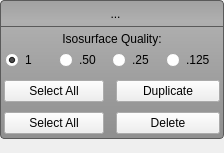
<?xml version="1.0" encoding="UTF-8"?>
<ui version="4.0">
 <class>GroupButtonMenu</class>
 <widget class="QWidget" name="GroupButtonMenu">
  <property name="geometry">
   <rect>
    <x>0</x>
    <y>0</y>
    <width>224</width>
    <height>149</height>
   </rect>
  </property>
  <property name="windowTitle">
   <string>GroupButtonMenu</string>
  </property>
  <property name="styleSheet">
   <string notr="true">
/*group_new_mask_button_ */
QToolButton#group_new_mask_button_{
	background-color: rgba(0, 0, 0, 0);
	border: 1px solid rgba(0, 0, 0, 0);
	margin: 0 0 0 0;
	padding: 0 0 0 0;
}
QToolButton#group_new_mask_button_:hover{
	background-color: rgba( 0, 0, 0, 30 ); border-radius: 3px;
}
QToolButton#group_new_mask_button_:pressed{
	background-color: rgb(233, 111, 53);
	border-radius: 3px;
	border: 1px solid rgb(142, 67, 32);
	margin: 0 0 0 0;
	padding: 0 0 0 0;
}

/* group_delete_button_ */
QToolButton#group_delete_button_{
	background-color: rgba(0, 0, 0, 0);
	border: 1px solid rgba(0, 0, 0, 0);
	margin: 0 0 0 0;
	padding: 0 0 0 0;
}
QToolButton#group_delete_button_:hover{
	background-color: rgba( 0, 0, 0, 30 ); border-radius: 3px;
}
QToolButton#group_delete_button_:checked{
	background-color: rgb(233, 111, 53);
	border-radius: 3px;
	border: 1px solid rgb(142, 67, 32);
	margin: 0 0 0 0;
	padding: 0 0 0 0;
}

/* group_iso_button_ */
QToolButton#group_iso_button_{
	background-color: rgba(0, 0, 0, 0);
	border: 1px solid rgba(0, 0, 0, 0);
	margin: 0 0 0 0;
	padding: 0 0 0 0;
}
QToolButton#group_iso_button_:hover{
	background-color: rgba( 0, 0, 0, 30 ); border-radius: 3px;
}
QToolButton#group_iso_button_:checked{
	background-color: rgb(233, 111, 53);
	border-radius: 3px;
	border: 1px solid rgb(142, 67, 32);
	margin: 0 0 0 0;
	padding: 0 0 0 0;
}

/* duplicate_layer_button_ */
QToolButton#duplicate_layer_button_{
	background-color: rgba(0, 0, 0, 0);
	border: 1px solid rgba(0, 0, 0, 0);
	margin: 0 0 0 0;
	padding: 0 0 0 0;
}
QToolButton#duplicate_layer_button_:hover{
	background-color: rgba( 0, 0, 0, 30 ); border-radius: 3px;
}
QToolButton#duplicate_layer_button_:checked{
	background-color: rgb(233, 111, 53);
	border-radius: 3px;
	border: 1px solid rgb(142, 67, 32);
	margin: 0 0 0 0;
	padding: 0 0 0 0;
}


QWidget#group_tools_{
	border-radius: 4px;
	border: 1px solid rgb(90, 90, 90);
	background-color: qlineargradient(spread:pad, x1:0.5, y1:0, x2:0.5, y2:0.960227, stop:0 rgba(161, 161, 161, 255), stop:0.155779 rgba(175, 175, 175, 255), stop:1 rgba(144, 144, 144, 255));
}

QWidget#buttons_{
	border-bottom: 1px solid rgb(90, 90, 90);
}</string>
  </property>
  <layout class="QVBoxLayout" name="verticalLayout">
   <property name="spacing">
    <number>0</number>
   </property>
   <property name="margin">
    <number>0</number>
   </property>
   <item>
    <widget class="QWidget" name="group_tools_" native="true">
     <layout class="QVBoxLayout" name="verticalLayout_10">
      <property name="spacing">
       <number>0</number>
      </property>
      <property name="margin">
       <number>0</number>
      </property>
      <item>
       <widget class="QWidget" name="buttons_" native="true">
        <property name="sizePolicy">
         <sizepolicy hsizetype="Preferred" vsizetype="Fixed">
          <horstretch>0</horstretch>
          <verstretch>0</verstretch>
         </sizepolicy>
        </property>
        <property name="minimumSize">
         <size>
          <width>0</width>
          <height>27</height>
         </size>
        </property>
        <property name="maximumSize">
         <size>
          <width>16777215</width>
          <height>27</height>
         </size>
        </property>
        <layout class="QHBoxLayout" name="horizontalLayout_2" stretch="0,0,0,0,1">
         <property name="spacing">
          <number>4</number>
         </property>
         <property name="leftMargin">
          <number>2</number>
         </property>
         <property name="topMargin">
          <number>3</number>
         </property>
         <property name="rightMargin">
          <number>2</number>
         </property>
         <property name="bottomMargin">
          <number>2</number>
         </property>
         <item>
          <spacer name="horizontalSpacer">
           <property name="orientation">
            <enum>Qt::Horizontal</enum>
           </property>
           <property name="sizeHint" stdset="0">
            <size>
             <width>40</width>
             <height>20</height>
            </size>
           </property>
          </spacer>
         </item>
         <item>
          <widget class="QToolButton" name="duplicate_layer_button_">
           <property name="toolTip">
            <string>Duplicate a layer</string>
           </property>
           <property name="text">
            <string>...</string>
           </property>
           <property name="icon">
            <iconset resource="../../Resources/QtResources.qrc">
             <normaloff>:/Images/DuplicateOff.png</normaloff>
             <normalon>:/Images/Duplicate.png</normalon>:/Images/DuplicateOff.png</iconset>
           </property>
           <property name="iconSize">
            <size>
             <width>35</width>
             <height>20</height>
            </size>
           </property>
           <property name="checkable">
            <bool>true</bool>
           </property>
          </widget>
         </item>
         <item>
          <widget class="QToolButton" name="group_iso_button_">
           <property name="minimumSize">
            <size>
             <width>0</width>
             <height>22</height>
            </size>
           </property>
           <property name="maximumSize">
            <size>
             <width>16777215</width>
             <height>22</height>
            </size>
           </property>
           <property name="toolTip">
            <string>Open the isosurface menu</string>
           </property>
           <property name="text">
            <string/>
           </property>
           <property name="icon">
            <iconset resource="../../Resources/QtResources.qrc">
             <normaloff>:/Images/IsosurfaceMenuOff.png</normaloff>
             <normalon>:/Images/IsosurfaceMenu.png</normalon>:/Images/IsosurfaceMenuOff.png</iconset>
           </property>
           <property name="iconSize">
            <size>
             <width>35</width>
             <height>20</height>
            </size>
           </property>
           <property name="checkable">
            <bool>true</bool>
           </property>
          </widget>
         </item>
         <item>
          <widget class="QToolButton" name="group_delete_button_">
           <property name="minimumSize">
            <size>
             <width>22</width>
             <height>22</height>
            </size>
           </property>
           <property name="maximumSize">
            <size>
             <width>22</width>
             <height>22</height>
            </size>
           </property>
           <property name="toolTip">
            <string>Delete a layer</string>
           </property>
           <property name="text">
            <string/>
           </property>
           <property name="icon">
            <iconset resource="../../Resources/QtResources.qrc">
             <normaloff>:/Images/Delete.png</normaloff>
             <normalon>:/Images/DeleteWhite.png</normalon>:/Images/Delete.png</iconset>
           </property>
           <property name="checkable">
            <bool>true</bool>
           </property>
          </widget>
         </item>
         <item>
          <widget class="QToolButton" name="group_new_mask_button_">
           <property name="minimumSize">
            <size>
             <width>22</width>
             <height>22</height>
            </size>
           </property>
           <property name="maximumSize">
            <size>
             <width>22</width>
             <height>22</height>
            </size>
           </property>
           <property name="toolTip">
            <string>Create a new mask layer</string>
           </property>
           <property name="text">
            <string/>
           </property>
           <property name="icon">
            <iconset resource="../../Resources/QtResources.qrc">
             <normaloff>:/Images/Add.png</normaloff>
             <normalon>:/Images/AddWhite.png</normalon>:/Images/Add.png</iconset>
           </property>
           <property name="iconSize">
            <size>
             <width>20</width>
             <height>20</height>
            </size>
           </property>
          </widget>
         </item>
        </layout>
       </widget>
      </item>
      <item>
       <widget class="QWidget" name="iso_quality_" native="true">
        <layout class="QVBoxLayout" name="verticalLayout_14" stretch="0,1">
         <property name="spacing">
          <number>2</number>
         </property>
         <property name="margin">
          <number>4</number>
         </property>
         <item>
          <widget class="QWidget" name="widget_19" native="true">
           <property name="minimumSize">
            <size>
             <width>0</width>
             <height>16</height>
            </size>
           </property>
           <layout class="QHBoxLayout" name="horizontalLayout_31">
            <property name="spacing">
             <number>0</number>
            </property>
            <property name="leftMargin">
             <number>4</number>
            </property>
            <property name="topMargin">
             <number>0</number>
            </property>
            <property name="rightMargin">
             <number>4</number>
            </property>
            <property name="bottomMargin">
             <number>0</number>
            </property>
            <item>
             <widget class="QLabel" name="label">
              <property name="sizePolicy">
               <sizepolicy hsizetype="Preferred" vsizetype="Fixed">
                <horstretch>0</horstretch>
                <verstretch>0</verstretch>
               </sizepolicy>
              </property>
              <property name="minimumSize">
               <size>
                <width>0</width>
                <height>16</height>
               </size>
              </property>
              <property name="text">
               <string>Isosurface Quality:</string>
              </property>
              <property name="alignment">
               <set>Qt::AlignCenter</set>
              </property>
             </widget>
            </item>
           </layout>
          </widget>
         </item>
         <item>
          <widget class="QWidget" name="widget_18" native="true">
           <property name="sizePolicy">
            <sizepolicy hsizetype="Preferred" vsizetype="MinimumExpanding">
             <horstretch>0</horstretch>
             <verstretch>0</verstretch>
            </sizepolicy>
           </property>
           <layout class="QHBoxLayout" name="horizontalLayout_24" stretch="1,1,1,1">
            <property name="spacing">
             <number>0</number>
            </property>
            <property name="margin">
             <number>1</number>
            </property>
            <item>
             <widget class="QRadioButton" name="radioButton_1_point_0">
              <property name="text">
               <string>1</string>
              </property>
              <property name="checked">
               <bool>true</bool>
              </property>
             </widget>
            </item>
            <item>
             <widget class="QRadioButton" name="radioButton_point_5">
              <property name="text">
               <string>.50</string>
              </property>
             </widget>
            </item>
            <item>
             <widget class="QRadioButton" name="radioButton_point_25">
              <property name="text">
               <string>.25</string>
              </property>
             </widget>
            </item>
            <item>
             <widget class="QRadioButton" name="radioButton_point_125">
              <property name="text">
               <string>.125</string>
              </property>
             </widget>
            </item>
           </layout>
          </widget>
         </item>
        </layout>
       </widget>
      </item>
      <item>
       <widget class="QWidget" name="duplicate_layers_" native="true">
        <property name="minimumSize">
         <size>
          <width>0</width>
          <height>32</height>
         </size>
        </property>
        <property name="maximumSize">
         <size>
          <width>16777215</width>
          <height>32</height>
         </size>
        </property>
        <layout class="QHBoxLayout" name="horizontalLayout_4">
         <property name="spacing">
          <number>12</number>
         </property>
         <property name="leftMargin">
          <number>4</number>
         </property>
         <property name="topMargin">
          <number>0</number>
         </property>
         <property name="rightMargin">
          <number>4</number>
         </property>
         <property name="bottomMargin">
          <number>0</number>
         </property>
         <item>
          <widget class="QPushButton" name="select_all_for_duplication_button_">
           <property name="maximumSize">
            <size>
             <width>100</width>
             <height>16777215</height>
            </size>
           </property>
           <property name="text">
            <string>Select All</string>
           </property>
           <property name="checkable">
            <bool>true</bool>
           </property>
          </widget>
         </item>
         <item>
          <widget class="QPushButton" name="duplicate_button_">
           <property name="text">
            <string>Duplicate</string>
           </property>
          </widget>
         </item>
        </layout>
       </widget>
      </item>
      <item>
       <widget class="QWidget" name="delete_" native="true">
        <layout class="QVBoxLayout" name="verticalLayout_8">
         <property name="spacing">
          <number>2</number>
         </property>
         <property name="margin">
          <number>0</number>
         </property>
         <item>
          <widget class="QWidget" name="widget_8" native="true">
           <property name="minimumSize">
            <size>
             <width>0</width>
             <height>32</height>
            </size>
           </property>
           <property name="maximumSize">
            <size>
             <width>16777215</width>
             <height>32</height>
            </size>
           </property>
           <layout class="QHBoxLayout" name="horizontalLayout_25">
            <property name="spacing">
             <number>12</number>
            </property>
            <property name="leftMargin">
             <number>4</number>
            </property>
            <property name="topMargin">
             <number>0</number>
            </property>
            <property name="rightMargin">
             <number>4</number>
            </property>
            <property name="bottomMargin">
             <number>0</number>
            </property>
            <item>
             <widget class="QPushButton" name="select_all_button_">
              <property name="maximumSize">
               <size>
                <width>100</width>
                <height>16777215</height>
               </size>
              </property>
              <property name="toolTip">
               <string>Select all layers in this group</string>
              </property>
              <property name="text">
               <string>Select All</string>
              </property>
              <property name="checkable">
               <bool>true</bool>
              </property>
             </widget>
            </item>
            <item>
             <widget class="QPushButton" name="delete_button_">
              <property name="text">
               <string>Delete</string>
              </property>
             </widget>
            </item>
           </layout>
          </widget>
         </item>
        </layout>
       </widget>
      </item>
     </layout>
    </widget>
   </item>
   <item>
    <widget class="QLabel" name="facade_">
     <property name="text">
      <string/>
     </property>
    </widget>
   </item>
  </layout>
 </widget>
 <resources>
  <include location="../../Resources/QtResources.qrc"/>
 </resources>
 <connections/>
</ui>
